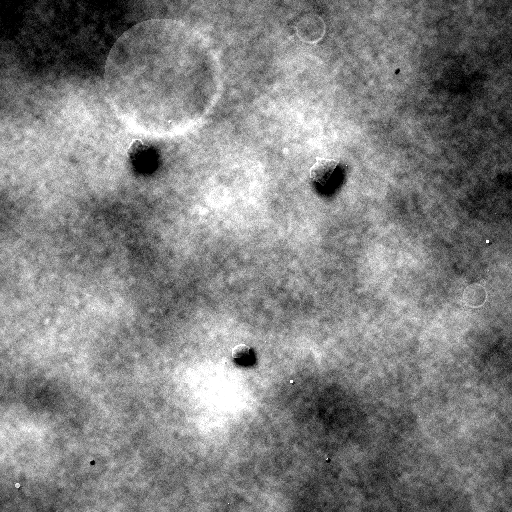
#> input picture viewer/_test_upload.png, 512 x 512 px
$ python -i safety_model.py   (imports and definitions only)   (older library calls are emulated)
#> lines starting #> are read from the running program, lines starting #| are printed output that depends on the picture; after the words box and inside, x2 and y2 are one past the last pixel; in counts of white or black regions, pixels touching at a corner belong together
#> further down, picture is the input picture: shape (512, 512, 3); min 0, max 255, mean 128.6
"""Landing-safety model shared by training and the upload API.

PyTorch is blocked by Windows Smart App Control on the demo machine, so this
module trains a compact classical-vision model instead of pretending a YOLO
checkpoint exists.  The model classifies a 50 m x 50 m lunar surface patch as
SAFE / CAUTION / UNSAFE for a lander, using HOG texture features plus simple
photometric statistics.  Boulder diameters and counts for the training labels
come from the exact synthetic YOLO annotations (0.5 m/px).
"""
from __future__ import annotations

import base64
from dataclasses import dataclass
from pathlib import Path
from typing import Any

import cv2
import numpy as np
try:  # ruamel keeps YAML anchors/ordering; PyYAML is a fine fallback
    from ruamel.yaml import YAML
    _YAML = YAML(typ="safe")
except ModuleNotFoundError:  # pragma: no cover - depends on the interpreter
    import yaml as _pyyaml
    _YAML = None

ROOT = Path(__file__).resolve().parent.parent
MODEL_PATH = ROOT / "models" / "weights" / "landing_safety.joblib"
REPORT_PATH = ROOT / "models" / "weights" / "safety_report.json"

FEATURE_VERSION = 3
PATCH_PX = 128
CELL_M = 50.0
TRAIN_GSD = 0.5
CELL_PX = int(round(CELL_M / TRAIN_GSD))  # 100 px
CLASS_NAMES = ("safe", "caution", "unsafe")

_HOG = cv2.HOGDescriptor(
    (PATCH_PX, PATCH_PX),
    (32, 32),
    (16, 16),
    (16, 16),
    9,
)


# [21 lines left out: functions load_thresholds, zone_from_values, not called in this run]


def extract_features(bgr: np.ndarray) -> np.ndarray:
    """Deterministic feature vector for a 128 x 128 BGR patch."""
    if bgr.ndim == 2:
        bgr = cv2.cvtColor(bgr, cv2.COLOR_GRAY2BGR)
    img = cv2.resize(bgr, (PATCH_PX, PATCH_PX), interpolation=cv2.INTER_AREA)
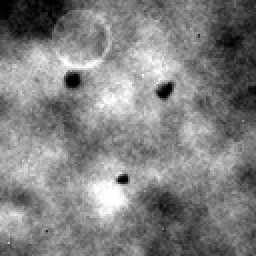
#> img: shape (128, 128, 3) (shown 2 times larger); min 0, max 255, mean 128.6
    gray = cv2.cvtColor(img, cv2.COLOR_BGR2GRAY)

    hog = _HOG.compute(gray).ravel()
#> hog = 1764 values, max 0.236 at index 11, min 0.0564 at index 306, mean 0.163

    hist = cv2.calcHist([gray], [0], None, [32], [0, 256]).ravel()
#> hist = 32 values, max 1179 at index 16, min 89 at index 30, mean 512
    hist = hist / max(1.0, float(gray.size))
#> hist = 32 values, max 0.072 at index 16, min 0.00543 at index 30, mean 0.0312

    gx = cv2.Sobel(gray, cv2.CV_32F, 1, 0, ksize=3)
    gy = cv2.Sobel(gray, cv2.CV_32F, 0, 1, ksize=3)
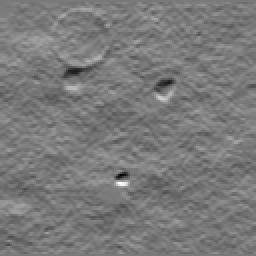
#> gy: shape (128, 128) float32 (shown 2 times larger); min -666, max 727, mean 1.5; drawn with min black and max white
    mag = cv2.magnitude(gx, gy)
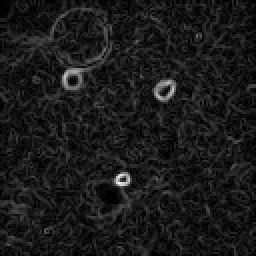
#> mag: shape (128, 128) float32 (shown 2 times larger); min 0, max 813.5, mean 84.6; drawn with min black and max white
    ghist = np.histogram(mag, bins=16, range=(0.0, 512.0))[0].astype(np.float32)
#> ghist = [2161, 4398, 4394, 2893, 1413, 576, 239, 83, 28, 36, 29, 20, 18, 24, 18, 12]
    ghist = ghist / max(1.0, float(gray.size))
#> ghist = [0.132, 0.268, 0.268, 0.177, 0.0862, 0.0352, 0.0146, 0.00507, 0.00171, 0.0022, 0.00177, 0.00122, 0.0011, 0.00146, 0.0011, 0.000732]

    g = gray.astype(np.float32) / 255.0
    p10, p50, p90, p99 = np.percentile(g, [10, 50, 90, 99])
#> p10 = 0.239; p50 = 0.514; p90 = 0.741; p99 = 0.965
    lap = cv2.Laplacian(gray, cv2.CV_32F)
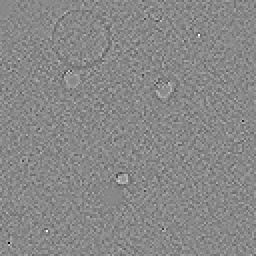
#> lap: shape (128, 128) float32 (shown 2 times larger); min -353, max 307, mean 0; drawn with min black and max white
    edges = cv2.Canny(gray, 40, 120)
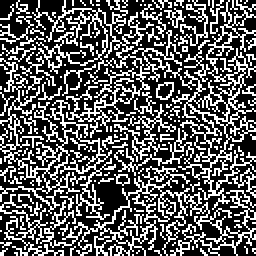
#> edges: shape (128, 128) (shown 2 times larger); 35.4% white in thin lines or dots
    bright = float((gray >= 190).mean())
#> bright = 0.0972
    dark = float((gray <= 55).mean())
#> dark = 0.0862
    stats = np.array(
        [
            float(g.mean()),
            float(g.std()),
            float(p10),
            float(p50),
            float(p90),
            float(p99),
            float(edges.mean() / 255.0),
            bright,
            dark,
            float(lap.var() / 1000.0),
            float(np.abs(lap).mean() / 255.0),
        ],
        dtype=np.float32,
    )
#> stats = [0.504, 0.195, 0.239, 0.514, 0.741, 0.965, 0.354, 0.0972, 0.0862, 1.23, 0.107]

    # Bright-body blob statistics at two thresholds: these capture boulder
    # size/count directly and separate 1-3 m rocks from both empty terrain and
    # large lethal blocks.
    blob_feats: list[float] = []
    for thresh in (140, 175):
        mask = (gray >= thresh).astype(np.uint8)
        n, _, cstats, _ = cv2.connectedComponentsWithStats(mask, connectivity=8)
        widths: list[int] = []
        heights: list[int] = []
        areas: list[int] = []
        for i in range(1, n):
            area = int(cstats[i, cv2.CC_STAT_AREA])
            bw = int(cstats[i, cv2.CC_STAT_WIDTH])
            bh = int(cstats[i, cv2.CC_STAT_HEIGHT])
            if area >= 4 and bw >= 2 and bh >= 2:
                areas.append(area)
                widths.append(bw)
                heights.append(bh)
        max_dim = [max(w, h) for w, h in zip(widths, heights)]
        blob_feats.extend(
            [
                float(len(areas)),
                float(np.max(max_dim)) if max_dim else 0.0,
                float(np.percentile(max_dim, 90)) if max_dim else 0.0,
                float(np.mean(max_dim)) if max_dim else 0.0,
                float(sum(1 for d in max_dim if d >= 3)),
                float(sum(1 for d in max_dim if d >= 6)),
                float(sum(1 for d in max_dim if d >= 10)),
                float(sum(1 for d in max_dim if d >= 16)),
                float(sum(areas) / gray.size),
                float(mask.mean()),
            ]
        )
#> this loop made 2 passes
#> n on passes 1 to 2: 86, 72
#> pass 1, in extract_features, `mask = (gray >= thresh).astype(np.uint8)`:
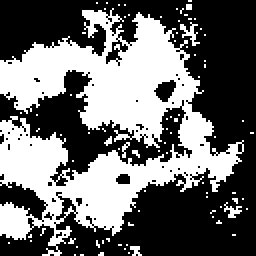
#> mask: shape (128, 128) (shown 2 times larger); values 0 (black) and 1 (white), 42.2% white; 85 white regions (82 under 20 px), largest, box (x1, y1, x2, y2) and area: (0, 4, 122, 128) 6642, (90, 11, 100, 23) 45, (112, 101, 121, 109) 32
#> pass 2, in extract_features, `mask = (gray >= thresh).astype(np.uint8)`:
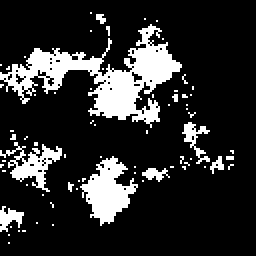
#> mask: shape (128, 128) (shown 2 times larger); values 0 (black) and 1 (white), 17.2% white; 71 white regions (64 under 20 px), largest, box (x1, y1, x2, y2) and area: (0, 12, 91, 64) 1584, (40, 78, 69, 113) 511, (0, 71, 31, 96) 289
#> after the loop, blob_feats = [16, 124, 10.5, 12.31, 15, 5, 2, 1, 0.416, 0.422, 19, 91, 31.8, 13.74, 18, 7, 6, 4, 0.167, 0.172]
    blob_feats = np.asarray(blob_feats, dtype=np.float32)
#> blob_feats = 20 values, max 124 at index 1, min 0.167 at index 18, mean 18.88

    small = cv2.resize(g, (16, 16), interpolation=cv2.INTER_AREA).ravel()
#> small = 256 values, max 0.957 at index 198, min 0.0289 at index 0, mean 0.504
    return np.concatenate([hog, hist, ghist, stats, blob_feats, small]).astype(np.float32)


# [173 lines left out: functions padded_crop, cell_labels_from_yolo, decode_data_url, _classical_detections, _largest_safe_component, not called in this run]


@dataclass
class Prediction:
    payload: dict[str, Any]


# [133 lines left out: function predict_image, not called in this run]

>>> import cv2
>>> picture = cv2.imread('../viewer/_test_upload.png')
>>> result = extract_features(picture)
#> result = 2099 values, max 124 at index 1824, min 0.000732 at index 1811, mean 0.382
